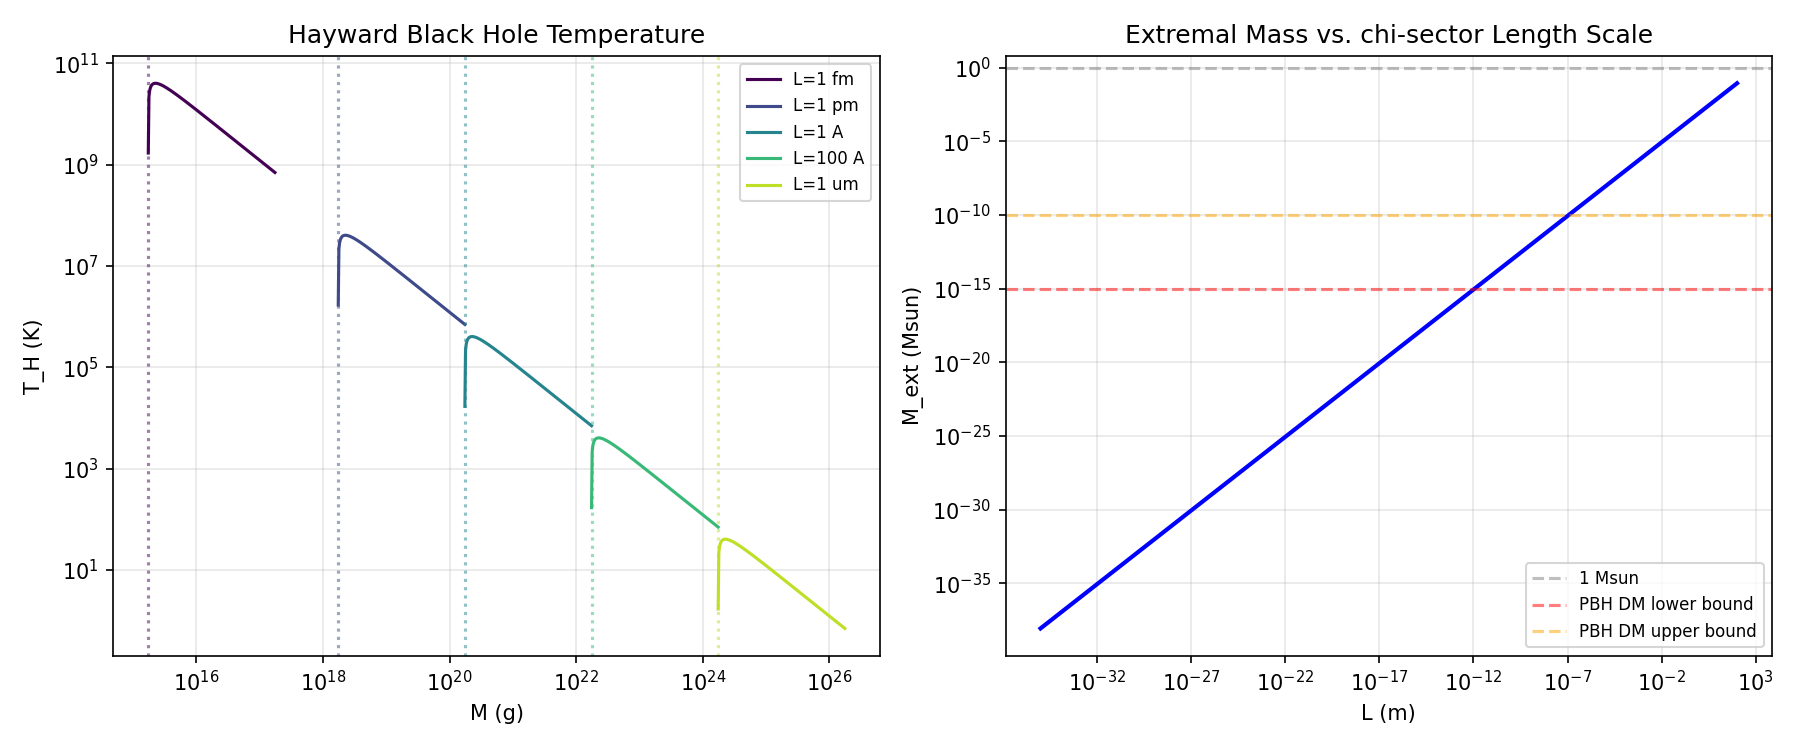

The Python source for this figure:
#!/usr/bin/env python3
"""Hayward black hole remnant: T_H(M) and extremal mass for chi-sector length scale L."""
import numpy as np
import matplotlib
matplotlib.use('Agg')
import matplotlib.pyplot as plt

# Constants
G_SI = 6.67430e-11
c_SI = 2.99792458e8
kB_SI = 1.380649e-23
hbar_SI = 1.054571817e-34
Msun_kg = 1.98847e30
Mp_kg = 2.176434e-8  # Planck mass

def hayward_fprime_at_horizon(M, L):
    """
    Compute f'(r_h) for Hayward metric f(r) = 1 - 2Mr^2/(r^3 + 2ML^2).
    M, L in geometric units (meters).
    Returns (r_h, f'(r_h)) in 1/meters.
    """
    # Horizon cubic: r^3 - 2M r^2 + 2M L^2 = 0
    coeffs = [1.0, -2*M, 0.0, 2*M*L**2]
    roots = np.roots(coeffs)
    # Pick the largest real root > 0 (outer horizon)
    real_roots = sorted([r.real for r in roots if abs(r.imag) < 1e-15 and r.real > 0])
    if not real_roots:
        return 0.0, 0.0
    r_h = real_roots[-1]  # outermost
    # f'(r_h) = 2Mr_h(r_h^3 - 4ML^2) / (r_h^3 + 2ML^2)^2
    r3 = r_h**3
    denom = r3 + 2*M*L**2
    fp = 2 * M * r_h * (r3 - 4*M*L**2) / denom**2
    return r_h, fp

def T_Hawking(M_g, L_m):
    """Temperature in Kelvin. M_g = mass in grams, L_m = L in meters."""
    M_kg = M_g * 1e-3
    L_m_eff = L_m
    # Convert to geometric
    M_geom = G_SI * M_kg / c_SI**2  # meters
    _, fp = hayward_fprime_at_horizon(M_geom, L_m_eff)
    if fp <= 0:
        return 0.0
    T = hbar_SI * c_SI * fp / (4 * np.pi * kB_SI)
    return T

# Analytical: M_ext = 3*sqrt(3)/4 * L ~ 1.29904 * L
L_vals_m = np.array([1.616e-35, 1e-15, 1e-12, 1e-10, 1e-8, 1e-6, 1e-4, 1e-2, 1.0, 1e2])
L_labels = ["l_Planck", "1 fm", "1 pm", "1 A", "100 A", "1 um", "100 um", "1 cm", "1 m", "100 m"]
M_ext_geom = 3 * np.sqrt(3) / 4 * L_vals_m  # meters
M_ext_kg = M_ext_geom * c_SI**2 / G_SI
M_ext_Msun = M_ext_kg / Msun_kg

print("=" * 70)
print("HAYWARD BLACK HOLE REMNANT ANALYSIS")
print("=" * 70)
print()
print("Hayward metric: f(r) = 1 - 2Mr^2/(r^3 + 2ML^2)")
print("Extremal condition: T_H = 0  =>  r_h^3 = 4ML^2")
print("Extremal mass: M_ext = 3*sqrt(3)/4 * L  ~  1.299 * L")
print()
print(f"{'L scale':>12s}  {'L (m)':>12s}  {'M_ext (kg)':>14s}  {'M_ext (Msun)':>14s}")
print("-" * 56)
for i, L in enumerate(L_vals_m):
    print(f"{L_labels[i]:>12s}  {L:12.4e}  {M_ext_kg[i]:14.4e}  {M_ext_Msun[i]:14.4e}")

# Physical interpretation
print()
print("=" * 70)
print("PHYSICAL INTERPRETATION")
print("=" * 70)
l_planck = 1.616e-35
m_planck_kg = 2.176e-8
print(f"  L = l_Planck ({l_planck:.1e} m): M_rem ~ 1.3 m_Planck ~ 2.8e-8 kg")
print("    -> Planck-scale remnant, inaccessible to all observations")
print(f"  L = 1 fm = 1e-15 m: M_rem = {3*np.sqrt(3)/4*1e-15*c_SI**2/G_SI:.2e} kg = {3*np.sqrt(3)/4*1e-15*c_SI**2/(G_SI*Msun_kg):.2e} Msun")
print("    -> ~10^12 kg (~10^15 g), primordial black hole dark matter range")
print("    -> If L ~ QCD scale, remnants could constitute dark matter!")
print(f"  L = 1 mm = 1e-3 m: M_rem = {3*np.sqrt(3)/4*1e-3*c_SI**2/G_SI:.2e} kg = {3*np.sqrt(3)/4*1e-3*c_SI**2/(G_SI*Msun_kg):.2e} Msun")
print("    -> ~10^23 kg, asteroid-mass remnant")
print(f"  L = 1 m: M_rem = {3*np.sqrt(3)/4*1.0*c_SI**2/G_SI:.2e} kg = {3*np.sqrt(3)/4*1.0*c_SI**2/(G_SI*Msun_kg):.2e} Msun")
print("    -> ~10^26 kg, super-Earth mass remnant -> excluded by dynamics")

# T_H(M) curve for L = 1e-15 m (QCD scale)
print()
print("=" * 70)
print("T_H(M) FOR L = 1 fm (QCD SCALE)")
print("=" * 70)
L_fm = 1e-15
M_ext_fm_g = M_ext_kg[1] * 1000  # grams
M_vals_g = np.logspace(np.log10(M_ext_fm_g * 1.001), np.log10(M_ext_fm_g * 1000), 100)
print(f"M_ext = {M_ext_fm_g:.2e} g = {M_ext_kg[1]:.2e} kg")
print(f"{'M (g)':>14s}  {'M/M_ext':>10s}  {'T_H (K)':>14s}")
print("-" * 42)
for M_g in [M_ext_fm_g * 1.001, M_ext_fm_g * 1.01, M_ext_fm_g * 1.1, M_ext_fm_g * 2, M_ext_fm_g * 10, M_ext_fm_g * 100]:
    T = T_Hawking(M_g, L_fm)
    print(f"{M_g:14.4e}  {M_g/M_ext_fm_g:10.4f}  {T:14.4e}")

# Plot T_H(M) for several L values
fig, (ax1, ax2) = plt.subplots(1, 2, figsize=(12, 5))

# Panel 1: T_H(M) for various L
L_plot_vals = [1e-15, 1e-12, 1e-10, 1e-8, 1e-6]
L_plot_labels = ["L=1 fm", "L=1 pm", "L=1 A", "L=100 A", "L=1 um"]
colors = plt.cm.viridis(np.linspace(0, 0.9, len(L_plot_vals)))
for i, L in enumerate(L_plot_vals):
    M_ext_g = 3*np.sqrt(3)/4 * L * c_SI**2 / G_SI * 1000
    M_v = np.logspace(np.log10(M_ext_g * 1.0001), np.log10(M_ext_g * 100), 200)
    T_v = np.array([T_Hawking(M, L) for M in M_v])
    ax1.loglog(M_v, T_v, color=colors[i], label=L_plot_labels[i])
    ax1.axvline(M_ext_g, color=colors[i], ls=':', alpha=0.5)
ax1.set_xlabel('M (g)')
ax1.set_ylabel('T_H (K)')
ax1.set_title('Hayward Black Hole Temperature')
ax1.legend(fontsize=8)
ax1.grid(True, alpha=0.3)

# Panel 2: M_ext vs L
L_range = np.logspace(-35, 2, 100)
M_ext_range = 3*np.sqrt(3)/4 * L_range * c_SI**2 / G_SI
M_ext_Msun_range = M_ext_range / Msun_kg
ax2.loglog(L_range, M_ext_Msun_range, 'b-', lw=2)
# Annotations
ax2.axhline(1.0, color='gray', ls='--', alpha=0.5, label='1 Msun')
ax2.axhline(1e-15, color='red', ls='--', alpha=0.5, label='PBH DM lower bound')
ax2.axhline(1e-10, color='orange', ls='--', alpha=0.5, label='PBH DM upper bound')
ax2.set_xlabel('L (m)')
ax2.set_ylabel('M_ext (Msun)')
ax2.set_title('Extremal Mass vs. chi-sector Length Scale')
ax2.legend(fontsize=8)
ax2.grid(True, alpha=0.3)

plt.tight_layout()
plt.savefig('hayward_remnant.png', dpi=150)
print("\nSaved hayward_remnant.png")
print("Done.")
